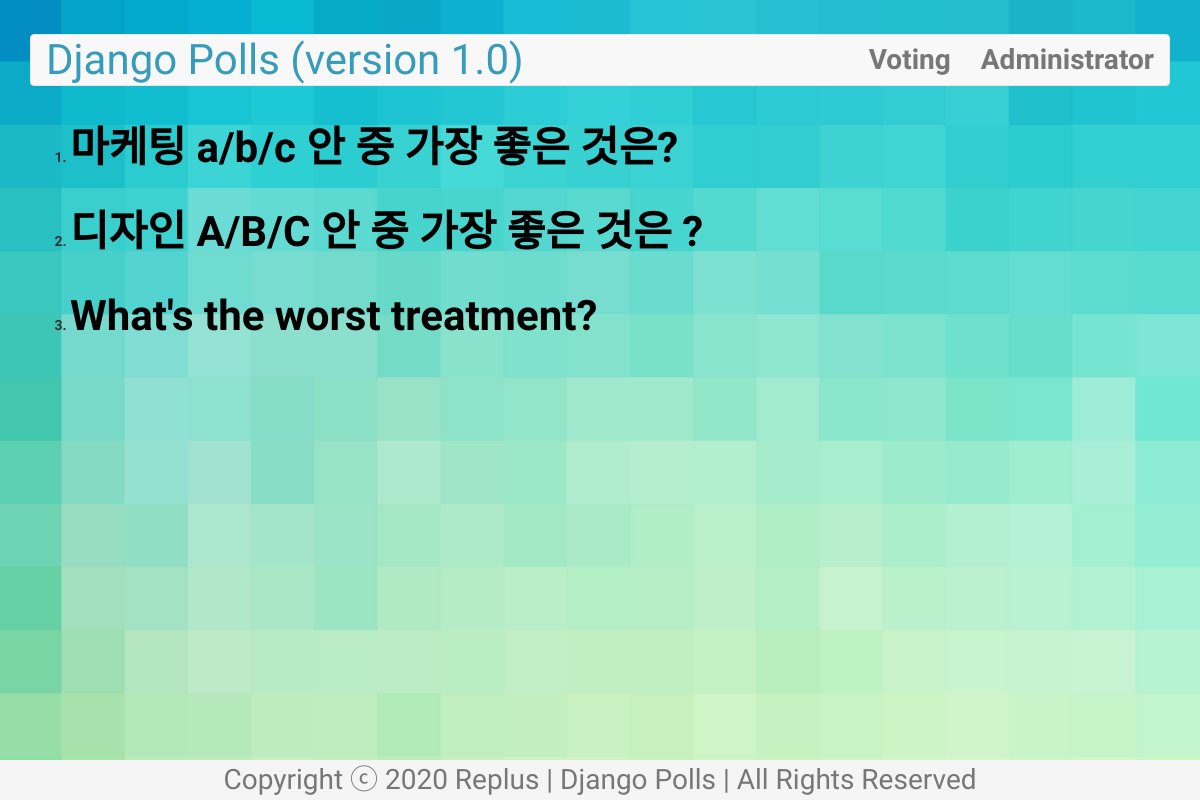
Screenshot of /polls/ with the database file from the repository.
### polls/models.py (models this page shows, shortened)
class Question(models.Model): # DB Table for 설문조사 주제
    question_text = models.CharField(max_length=200) # 설문조사 주제 텍스트
    pub_date = models.DateTimeField('date published') # ‘date published’ : 관리자 페이지에서 보여질 항목명
    def was_published_recently(self):
        now = timezone.now()
        return now >= self.pub_date >= now - datetime.timedelta(days=1)
    was_published_recently.boolean = True
    was_published_recently.admin_order_field = 'pub_date'
    was_published_recently.short_description = 'Published recently?'

### polls/views.py (the view)
# urls.py: path('', views.index, name='index'), # '127.0.0.1:8000/polls/' 를 받아내도록 만들어줄 것입니다
def index(request):
    latest_question_list = Question.objects.order_by('-pub_date')[:5] # '-': 역순
    context = {'latest_question_list': latest_question_list}
    return render(request, 'polls/index.html', context)

### polls/templates/polls/index.html
{% extends 'polls/base.html' %}
{% block content %}
{% if latest_question_list %}
  <ol>
    {% for question in latest_question_list %}
    <li>
      <a href="{% url 'polls:detail' question.id %}">{{ question.question_text }}</a>
    </li>
    {% endfor %}
  </ol>
{% else %}
  <p>No polls are available.</p>
{% endif %}
{% endblock %}

### polls/static/polls/style.css (style rules this page uses)
body { background-image: url("images/main_bg.jpg"); background-size: cover; font-family: 'Do Hyeon', "Noto Sans KR", "Titillium Web", "Helvetica", sans-serif; }
a { color: black; text-decoration: none; font-weight: 900; font-size:3em; line-height: 2em; }
h2, li { font-weight: 600; }

### rows the page displays
Question: question_text "마케팅 a/b/c 안 중 가장 좋은 것은?"
Question: question_text "디자인 A/B/C 안 중 가장 좋은 것은 ?"
Question: question_text "What's the worst treatment?"
